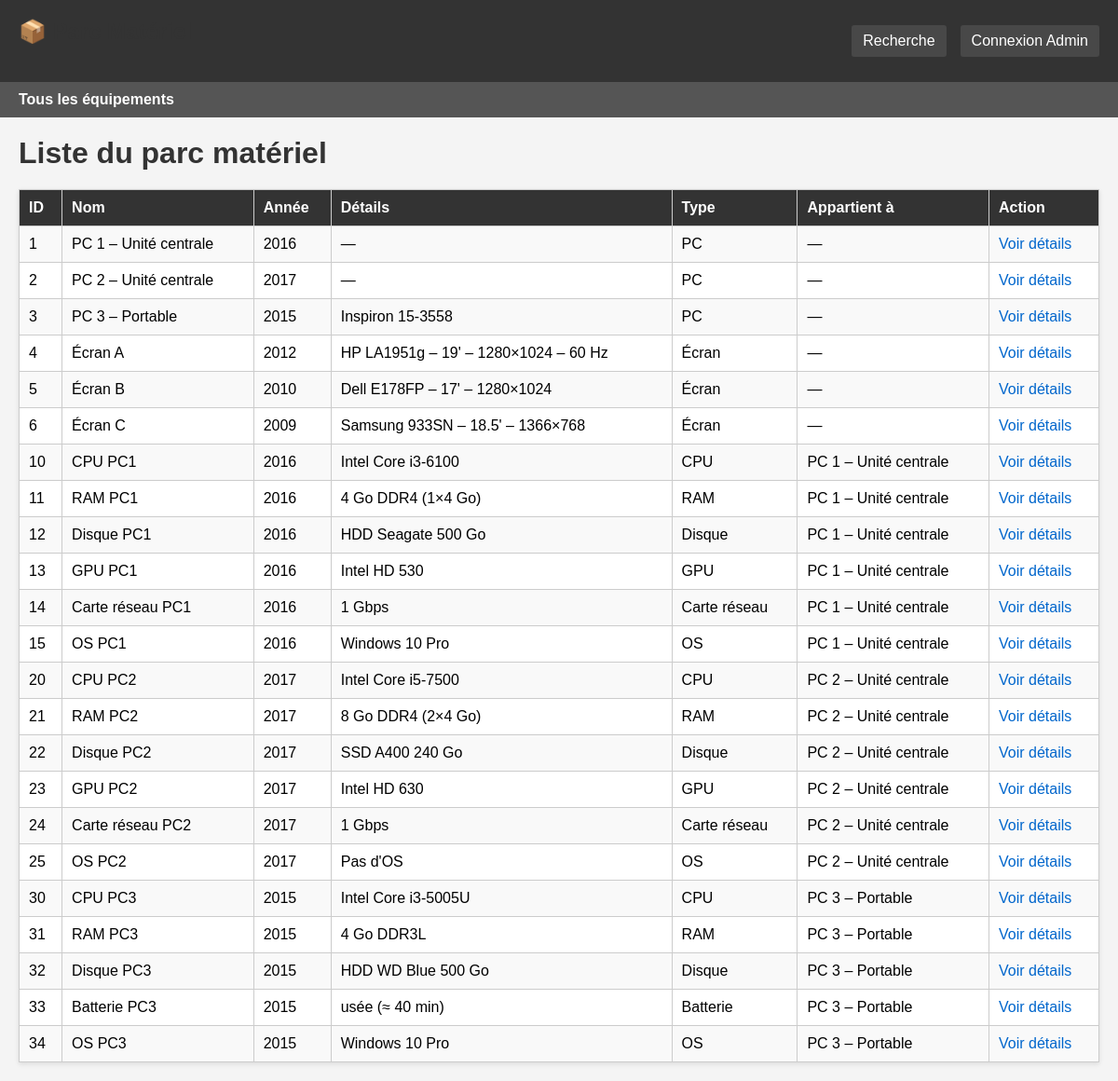
The page / on the database its author committed.
### tables this page shows
CREATE TABLE MATERIEL (
    idMateriel INT PRIMARY KEY,
    nom VARCHAR(100) NOT NULL,
    annee INT,
    details VARCHAR(255),
    idType INT NOT NULL,
    idParent INT,
    FOREIGN KEY (idType) REFERENCES TYPEE(idType),
    FOREIGN KEY (idParent) REFERENCES MATERIEL(idMateriel)
);

CREATE TABLE TYPEE (
    idType INT PRIMARY KEY AUTO_INCREMENT,
    libelle VARCHAR(50) NOT NULL
);

### Public/index.php (the view, shortened to what this page needs)
<?php
try {
    $pdo = new PDO("mysql:host=$host;dbname=$dbname;charset=$charset", $user, $password);
} catch (PDOException $e) {
    die("Erreur de connexion : " . $e->getMessage());
}
$sql = "
    SELECT
        m.idMateriel,
        m.nom,
        m.annee,
        m.details,
        t.libelle AS type,
        p.nom AS parent
    FROM MATERIEL m
    JOIN TYPEE t ON m.idType = t.idType
    LEFT JOIN MATERIEL p ON m.idParent = p.idMateriel
    ORDER BY m.idMateriel
";
$stmt = $pdo->query($sql);
$materiels = [];
foreach ($stmt as $m) {
    $materiels[] = $m;
}
?>
<!DOCTYPE html>
<html lang='fr'>
<head>
</head>
<body>
<div class="header">
    <h1>📦 Parc Matériel</h1>
    <div class="header-links">
        <a href="recherche.php">Recherche</a>
        <?php
        if (isset($_SESSION['user_connected']) && $_SESSION['user_connected'] === true) {
            print("<a href='../Admin/index.php'>Administration</a>");
            print("<a href='../Admin/logout.php'>Déconnexion</a>");
        } else {
            print("<a href='login.php'>Connexion Admin</a>");
        }
        ?>
    </div>
</div>
<div class="nav">
    <a href="index.php">Tous les équipements</a>
</div>
<div class="container">
<h1>Liste du parc matériel</h1>
<table>
    <tr>
        <th>ID</th>
        <th>Nom</th>
        <th>Année</th>
        <th>Détails</th>
        <th>Type</th>
        <th>Appartient à</th>
        <th>Action</th>
    </tr>
    <?php
    foreach ($materiels as $m) {
        print("<tr>\n");
        print("<td>" . $m['idMateriel'] . "</td>\n");
        print("<td>" . $m['nom'] . "</td>\n");
        print("<td>" . (isset($m['annee']) ? $m['annee'] : "—") . "</td>\n");
        if (isset($m['details'])) {
            print("<td>" . $m['details'] . "</td>\n");
        } else {
            print("<td>—</td>\n");
        }
        print("<td>" . $m['type'] . "</td>\n");
        if (isset($m['parent'])) {
            print("<td>" . $m['parent'] . "</td>\n");
        } else {
            print("<td>—</td>\n");
        }
        print("<td><a href='details.php?id=" . $m['idMateriel'] . "'>Voir détails</a></td>\n");
        print("</tr>\n");
    }
    ?>
</table>
</div>
</body>
</html>

### Public/index.php (style rules this page uses)
* { margin: 0; padding: 0; box-sizing: border-box; }
body { font-family: Arial, serif; background: #f4f4f4; padding: 0; }
.header { background: #333; color: white; padding: 20px; display: flex; justify-content: space-between; align-items: center; }
.header h1 { font-size: 24px; }
.header-links { display: flex; gap: 15px; }
.header-links a { color: white; text-decoration: none; padding: 8px 12px; background: rgba(255,255,255,0.1); border-radius: 3px; }
.nav { background: #555; padding: 10px 20px; display: flex; gap: 20px; }
.nav a { color: white; text-decoration: none; font-weight: bold; }
.container { max-width: 1200px; margin: 0 auto; padding: 20px; }
table { border-collapse: collapse; width: 100%; background: white; box-shadow: 0 2px 5px rgba(0,0,0,0.1); }
th, td { border: 1px solid #ccc; padding: 10px; text-align: left; }
th { background: #333; color: white; }
tr:nth-child(even) { background: #f9f9f9; }
h1 { margin-bottom: 20px; color: #333; }
a { color: #0066cc; text-decoration: none; }

### rows shown on the page
materiel: idMateriel "1", nom "PC 1 – Unité centrale", annee "2016", idType.libelle "PC"
materiel: idMateriel "2", nom "PC 2 – Unité centrale", annee "2017", idType.libelle "PC"
materiel: idMateriel "3", nom "PC 3 – Portable", annee "2015", details "Inspiron 15-3558", idType.libelle "PC"
materiel: idMateriel "4", nom "Écran A", annee "2012", details "HP LA1951g – 19' – 1280×1024 – 60 Hz", idType.libelle "Écran"
materiel: idMateriel "5", nom "Écran B", annee "2010", details "Dell E178FP – 17' – 1280×1024", idType.libelle "Écran"
materiel: idMateriel "6", nom "Écran C", annee "2009", details "Samsung 933SN – 18.5' – 1366×768", idType.libelle "Écran"
materiel: idMateriel "10", nom "CPU PC1", annee "2016", details "Intel Core i3-6100", idType.libelle "CPU", idParent.nom "PC 1 – Unité centrale"
materiel: idMateriel "11", nom "RAM PC1", annee "2016", details "4 Go DDR4 (1×4 Go)", idType.libelle "RAM", idParent.nom "PC 1 – Unité centrale"
materiel: idMateriel "12", nom "Disque PC1", annee "2016", details "HDD Seagate 500 Go", idType.libelle "Disque", idParent.nom "PC 1 – Unité centrale"
materiel: idMateriel "13", nom "GPU PC1", annee "2016", details "Intel HD 530", idType.libelle "GPU", idParent.nom "PC 1 – Unité centrale"
materiel: idMateriel "14", nom "Carte réseau PC1", annee "2016", details "1 Gbps", idType.libelle "Carte réseau", idParent.nom "PC 1 – Unité centrale"
materiel: idMateriel "15", nom "OS PC1", annee "2016", details "Windows 10 Pro", idType.libelle "OS", idParent.nom "PC 1 – Unité centrale"
materiel: idMateriel "20", nom "CPU PC2", annee "2017", details "Intel Core i5-7500", idType.libelle "CPU", idParent.nom "PC 2 – Unité centrale"
materiel: idMateriel "21", nom "RAM PC2", annee "2017", details "8 Go DDR4 (2×4 Go)", idType.libelle "RAM", idParent.nom "PC 2 – Unité centrale"
materiel: idMateriel "22", nom "Disque PC2", annee "2017", details "SSD A400 240 Go", idType.libelle "Disque", idParent.nom "PC 2 – Unité centrale"
materiel: idMateriel "23", nom "GPU PC2", annee "2017", details "Intel HD 630", idType.libelle "GPU", idParent.nom "PC 2 – Unité centrale"
materiel: idMateriel "24", nom "Carte réseau PC2", annee "2017", details "1 Gbps", idType.libelle "Carte réseau", idParent.nom "PC 2 – Unité centrale"
materiel: idMateriel "25", nom "OS PC2", annee "2017", details "Pas d'OS", idType.libelle "OS", idParent.nom "PC 2 – Unité centrale"
materiel: idMateriel "30", nom "CPU PC3", annee "2015", details "Intel Core i3-5005U", idType.libelle "CPU", idParent.nom "PC 3 – Portable"
materiel: idMateriel "31", nom "RAM PC3", annee "2015", details "4 Go DDR3L", idType.libelle "RAM", idParent.nom "PC 3 – Portable"
materiel: idMateriel "32", nom "Disque PC3", annee "2015", details "HDD WD Blue 500 Go", idType.libelle "Disque", idParent.nom "PC 3 – Portable"
materiel: idMateriel "33", nom "Batterie PC3", annee "2015", details "usée (≈ 40 min)", idType.libelle "Batterie", idParent.nom "PC 3 – Portable"
materiel: idMateriel "34", nom "OS PC3", annee "2015", details "Windows 10 Pro", idType.libelle "OS", idParent.nom "PC 3 – Portable"
